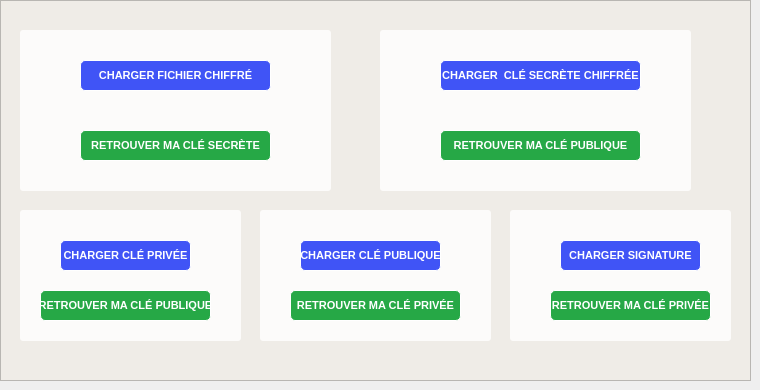
      <widget class="QWidget" name="tab_4">
       <attribute name="title">
        <string>Retrouver ma clé</string>
       </attribute>
       <widget class="QFrame" name="frame_21">
        <property name="enabled">
         <bool>true</bool>
        </property>
        <property name="geometry">
         <rect>
          <x>0</x>
          <y>0</y>
          <width>751</width>
          <height>381</height>
         </rect>
        </property>
        <property name="styleSheet">
         <string notr="true">background-color:#efece7;</string>
        </property>
        <property name="frameShape">
         <enum>QFrame::StyledPanel</enum>
        </property>
        <property name="frameShadow">
         <enum>QFrame::Raised</enum>
        </property>
        <widget class="QFrame" name="frame_22">
         <property name="geometry">
          <rect>
           <x>20</x>
           <y>30</y>
           <width>311</width>
           <height>161</height>
          </rect>
         </property>
         <property name="styleSheet">
          <string notr="true">background-color: rgba(255,255,255, 0.80);
border-radius: 3px;
</string>
         </property>
         <property name="frameShape">
          <enum>QFrame::StyledPanel</enum>
         </property>
         <widget class="QPushButton" name="pushButton_30">
          <property name="geometry">
           <rect>
            <x>60</x>
            <y>30</y>
            <width>191</width>
            <height>31</height>
           </rect>
          </property>
          <property name="cursor">
           <cursorShape>PointingHandCursor</cursorShape>
          </property>
          <property name="styleSheet">
           <string notr="true">QPushButton{
background-color: #4054f6;
font: 8pt &quot;Nirmala UI&quot;;
font-weight: bold;
border-radius: 5px;
color: white;
border: 1px solid white;
font-size: 11px

}</string>
          </property>
          <property name="text">
           <string>CHARGER FICHIER CHIFFRÉ</string>
          </property>
         </widget>
         <widget class="QPushButton" name="pushButton_31">
          <property name="geometry">
           <rect>
            <x>60</x>
            <y>100</y>
            <width>191</width>
            <height>31</height>
           </rect>
          </property>
          <property name="cursor">
           <cursorShape>PointingHandCursor</cursorShape>
          </property>
          <property name="styleSheet">
           <string notr="true">QPushButton{
background-color: #26a846;
font: 8pt &quot;Nirmala UI&quot;;
font-weight: bold;
border-radius: 5px;
color: white;
border: 1px solid white;
font-size: 11px

}</string>
          </property>
          <property name="text">
           <string>RETROUVER MA CLÉ SECRÈTE</string>
          </property>
         </widget>
        </widget>
        <widget class="QFrame" name="frame_23">
         <property name="geometry">
          <rect>
           <x>380</x>
           <y>30</y>
           <width>311</width>
           <height>161</height>
          </rect>
         </property>
         <property name="styleSheet">
          <string notr="true">background-color: rgba(255,255,255, 0.80);
border-radius: 3px;
</string>
         </property>
         <property name="frameShape">
          <enum>QFrame::StyledPanel</enum>
         </property>
         <property name="frameShadow">
          <enum>QFrame::Raised</enum>
         </property>
         <widget class="QPushButton" name="pushButton_33">
          <property name="geometry">
           <rect>
            <x>60</x>
            <y>30</y>
            <width>201</width>
            <height>31</height>
           </rect>
          </property>
          <property name="cursor">
           <cursorShape>PointingHandCursor</cursorShape>
          </property>
          <property name="styleSheet">
           <string notr="true">QPushButton{
background-color: #4054f6;
font: 8pt &quot;Nirmala UI&quot;;
font-weight: bold;
border-radius: 5px;
color: white;
border: 1px solid white;
font-size: 11px

}</string>
          </property>
          <property name="text">
           <string>CHARGER  CLÉ SECRÈTE CHIFFRÉE</string>
          </property>
         </widget>
         <widget class="QPushButton" name="pushButton_35">
          <property name="geometry">
           <rect>
            <x>60</x>
            <y>100</y>
            <width>201</width>
            <height>31</height>
           </rect>
          </property>
          <property name="cursor">
           <cursorShape>PointingHandCursor</cursorShape>
          </property>
          <property name="styleSheet">
           <string notr="true">QPushButton{
background-color: #26a846;
font: 8pt &quot;Nirmala UI&quot;;
font-weight: bold;
border-radius: 5px;
color: white;
border: 1px solid white;
font-size: 11px

}</string>
          </property>
          <property name="text">
           <string>RETROUVER MA CLÉ PUBLIQUE</string>
          </property>
         </widget>
        </widget>
        <widget class="QFrame" name="frame_24">
         <property name="geometry">
          <rect>
           <x>20</x>
           <y>210</y>
           <width>221</width>
           <height>131</height>
          </rect>
         </property>
         <property name="styleSheet">
          <string notr="true">background-color: rgba(255,255,255, 0.80);
border-radius: 3px;
</string>
         </property>
         <property name="frameShape">
          <enum>QFrame::StyledPanel</enum>
         </property>
         <property name="frameShadow">
          <enum>QFrame::Raised</enum>
         </property>
         <widget class="QPushButton" name="pushButton_40">
          <property name="geometry">
           <rect>
            <x>40</x>
            <y>30</y>
            <width>131</width>
            <height>31</height>
           </rect>
          </property>
          <property name="cursor">
           <cursorShape>PointingHandCursor</cursorShape>
          </property>
          <property name="styleSheet">
           <string notr="true">QPushButton{
background-color: #4054f6;
font: 8pt &quot;Nirmala UI&quot;;
font-weight: bold;
border-radius: 5px;
color: white;
border: 1px solid white;
font-size: 11px

}</string>
          </property>
          <property name="text">
           <string>CHARGER CLÉ PRIVÉE</string>
          </property>
         </widget>
         <widget class="QPushButton" name="pushButton_41">
          <property name="geometry">
           <rect>
            <x>20</x>
            <y>80</y>
            <width>171</width>
            <height>31</height>
           </rect>
          </property>
          <property name="cursor">
           <cursorShape>PointingHandCursor</cursorShape>
          </property>
          <property name="styleSheet">
           <string notr="true">QPushButton{
background-color: #26a846;
font: 8pt &quot;Nirmala UI&quot;;
font-weight: bold;
border-radius: 5px;
color: white;
border: 1px solid white;
font-size: 11px

}</string>
          </property>
          <property name="text">
           <string>RETROUVER MA CLÉ PUBLIQUE</string>
          </property>
         </widget>
        </widget>
        <widget class="QFrame" name="frame_25">
         <property name="geometry">
          <rect>
           <x>260</x>
           <y>210</y>
           <width>231</width>
           <height>131</height>
          </rect>
         </property>
         <property name="styleSheet">
          <string notr="true">background-color: rgba(255,255,255, 0.80);
border-radius: 3px;
</string>
         </property>
         <property name="frameShape">
          <enum>QFrame::StyledPanel</enum>
         </property>
         <property name="frameShadow">
          <enum>QFrame::Raised</enum>
         </property>
         <widget class="QPushButton" name="pushButton_42">
          <property name="geometry">
           <rect>
            <x>40</x>
            <y>30</y>
            <width>141</width>
            <height>31</height>
           </rect>
          </property>
          <property name="cursor">
           <cursorShape>PointingHandCursor</cursorShape>
          </property>
          <property name="styleSheet">
           <string notr="true">QPushButton{
background-color: #4054f6;
font: 8pt &quot;Nirmala UI&quot;;
font-weight: bold;
border-radius: 5px;
color: white;
border: 1px solid white;
font-size: 11px

}</string>
          </property>
          <property name="text">
           <string>CHARGER CLÉ PUBLIQUE</string>
          </property>
         </widget>
         <widget class="QPushButton" name="pushButton_43">
          <property name="geometry">
           <rect>
            <x>30</x>
            <y>80</y>
            <width>171</width>
            <height>31</height>
           </rect>
          </property>
          <property name="cursor">
           <cursorShape>PointingHandCursor</cursorShape>
          </property>
          <property name="styleSheet">
           <string notr="true">QPushButton{
background-color: #26a846;
font: 8pt &quot;Nirmala UI&quot;;
font-weight: bold;
border-radius: 5px;
color: white;
border: 1px solid white;
font-size: 11px

}</string>
          </property>
          <property name="text">
           <string>RETROUVER MA CLÉ PRIVÉE</string>
          </property>
         </widget>
        </widget>
        <widget class="QFrame" name="frame_26">
         <property name="geometry">
          <rect>
           <x>510</x>
           <y>210</y>
           <width>221</width>
           <height>131</height>
          </rect>
         </property>
         <property name="styleSheet">
          <string notr="true">background-color: rgba(255,255,255, 0.80);
border-radius: 3px;
</string>
         </property>
         <property name="frameShape">
          <enum>QFrame::StyledPanel</enum>
         </property>
         <property name="frameShadow">
          <enum>QFrame::Raised</enum>
         </property>
         <widget class="QPushButton" name="pushButton_44">
          <property name="geometry">
           <rect>
            <x>50</x>
            <y>30</y>
            <width>141</width>
            <height>31</height>
           </rect>
          </property>
          <property name="cursor">
           <cursorShape>PointingHandCursor</cursorShape>
          </property>
          <property name="styleSheet">
           <string notr="true">QPushButton{
background-color: #4054f6;
font: 8pt &quot;Nirmala UI&quot;;
font-weight: bold;
border-radius: 5px;
color: white;
border: 1px solid white;
font-size: 11px

}</string>
          </property>
          <property name="text">
           <string>CHARGER SIGNATURE</string>
          </property>
         </widget>
         <widget class="QPushButton" name="pushButton_45">
          <property name="geometry">
           <rect>
            <x>40</x>
            <y>80</y>
            <width>161</width>
            <height>31</height>
           </rect>
          </property>
          <property name="cursor">
           <cursorShape>PointingHandCursor</cursorShape>
          </property>
          <property name="styleSheet">
           <string notr="true">QPushButton{
background-color: #26a846;
font: 8pt &quot;Nirmala UI&quot;;
font-weight: bold;
border-radius: 5px;
color: white;
border: 1px solid white;
font-size: 11px

}</string>
          </property>
          <property name="text">
           <string>RETROUVER MA CLÉ PRIVÉE</string>
          </property>
         </widget>
        </widget>
       </widget>
      </widget>
